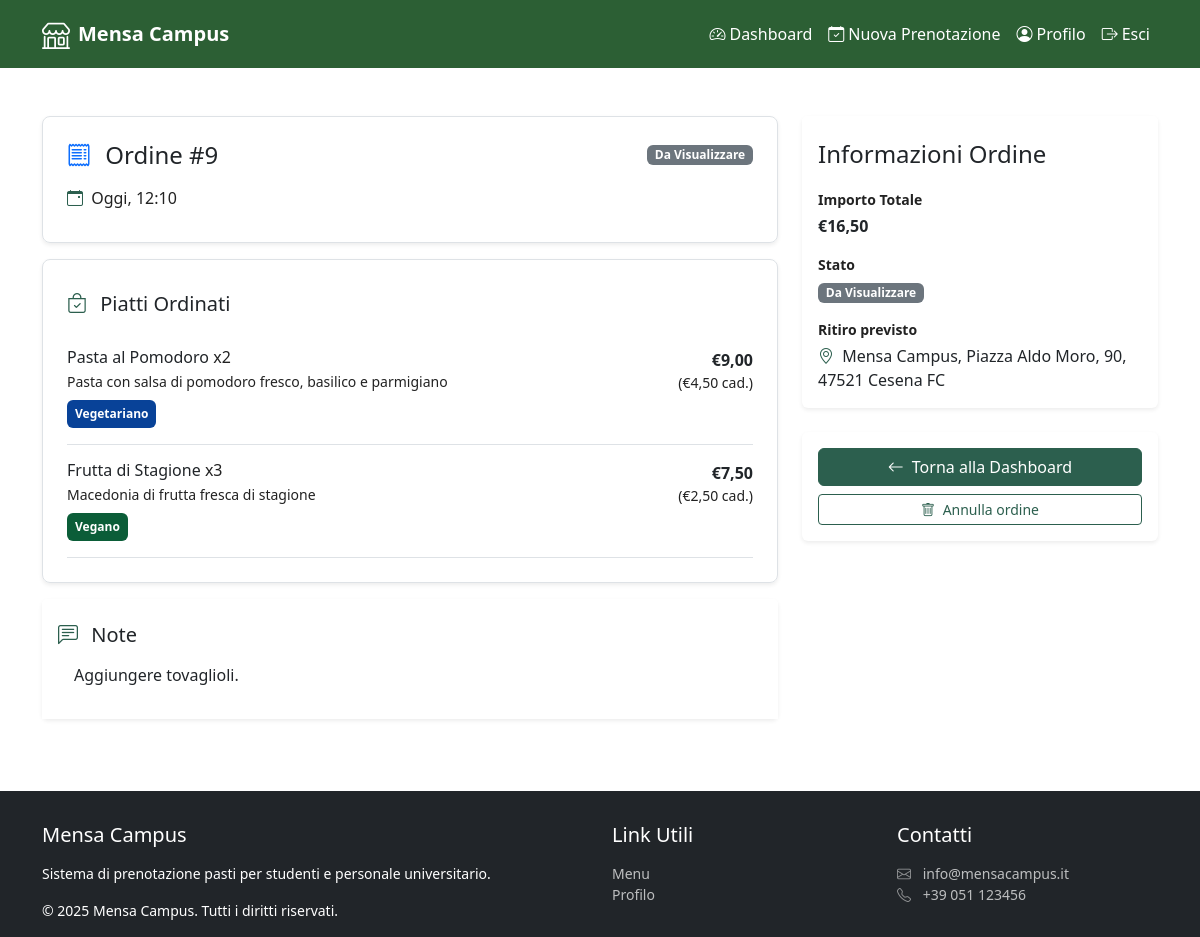
The page /single-order.php?reservation_id=9 (signed in) on the database its author committed.
### tables this page shows
CREATE TABLE reservations (
    reservation_id INT NOT NULL AUTO_INCREMENT,
    total_amount DECIMAL(8,2) NOT NULL,
    date_time DATETIME NOT NULL,
    notes TEXT COMMENT 'Note aggiuntive inserite dall’utente',
    status ENUM(
        'Da Visualizzare',
        'In Preparazione',
        'Pronto al ritiro',
        'Completato',
        'Annullato'
    ) NOT NULL DEFAULT 'Da Visualizzare',
    user_id INT NOT NULL,
    PRIMARY KEY (reservation_id),
    CONSTRAINT fk_reservations_user
        FOREIGN KEY (user_id)
        REFERENCES users(user_id)
);

CREATE TABLE reservation_dishes (
    reservation_id INT NOT NULL,
    dish_id INT NOT NULL,
    quantity INT NOT NULL,
    PRIMARY KEY (reservation_id, dish_id),
    CONSTRAINT fk_reservation_dishes_reservation
        FOREIGN KEY (reservation_id)
        REFERENCES reservations(reservation_id),
    CONSTRAINT fk_reservation_dishes_dish
        FOREIGN KEY (dish_id)
        REFERENCES dishes(dish_id)
);

CREATE TABLE dishes (
    dish_id INT NOT NULL AUTO_INCREMENT,
    name VARCHAR(50) NOT NULL,
    description VARCHAR(255) NOT NULL,
    price DECIMAL(6,2) NOT NULL,
    stock INT NOT NULL,
    image VARCHAR(255) NOT NULL,
    calories INT NOT NULL,
    category_id INT NOT NULL,
    PRIMARY KEY (dish_id),
    CONSTRAINT fk_dishes_category
        FOREIGN KEY (category_id)
        REFERENCES categories(category_id)
);

### single-order.php (called while the page is built, shortened)
<?php
require_once 'bootstrap.php';
$templateParams["titolo"] = "Mensa Campus - Singolo Ordine";
$templateParams["nav_items"] = array(
    getNewNavItem("Dashboard", "user-dashboard.php", "bi bi-speedometer2"),
    getNewNavItem("Nuova Prenotazione", "user-bookings.php", "bi bi-calendar-check"),
    getNewNavItem("Profilo", "user-profile.php", "bi bi-person-circle"),
    getNewNavItem("Esci", "logout.php", "bi bi-box-arrow-right")
);
$templateParams["link_utili"][] = array(
    "name" => "Menu",
    "link" => "menu.php",
);
$templateParams["link_utili"][] = array(
    "name" => "Profilo",
    "link" => "user-profile.php",
);
$reservationId = isset($_GET["reservation_id"]) ? (int)$_GET["reservation_id"] : 0;
$userId = (int)$_SESSION["user_id"];
$reservation = $dbh->getReservationById($reservationId, $userId);
$items = $dbh->getReservationItemsDetailed($reservationId);
$tagsMap = $dbh->getDietaryTagsForReservation($reservationId);
$templateParams["reservation"] = $reservation;
$templateParams["items"] = $items;
$templateParams["tagsMap"] = $tagsMap;
$templateParams["content"] = "template/single-order-content.php";
require 'template/base-user.php';
?>

### db/database.php (called while the page is built, shortened)
<?php
class DatabaseHelper {
    private $db;
    public function __construct($servername, $username, $password, $dbname, $port) {
        $this->db = new mysqli($servername, $username, $password, $dbname, $port);
        $this->db->set_charset('utf8mb4');
    }
    public function getReservationById($reservationId, $userId) {
        $sql = "SELECT reservation_id, total_amount, date_time, notes, status
                FROM reservations
                WHERE reservation_id = ? AND user_id = ?
                LIMIT 1";
        $stmt = $this->db->prepare($sql);
        $stmt->bind_param("ii", $reservationId, $userId);
        $stmt->execute();
        $res = $stmt->get_result();
        $row = $res->fetch_assoc();
        return $row ?: null;
    }
    public function getReservationItemsDetailed($reservationId) {
        $sql = "SELECT d.dish_id, d.name, d.description, d.price, rd.quantity
                FROM reservation_dishes rd
                JOIN dishes d ON d.dish_id = rd.dish_id
                WHERE rd.reservation_id = ?";
        $stmt = $this->db->prepare($sql);
        $stmt->bind_param("i", $reservationId);
        $stmt->execute();
        $res = $stmt->get_result();
        $rows = $res->fetch_all(MYSQLI_ASSOC);
        return $rows;
    }
    public function getDietaryTagsForReservation($reservationId) {
        $sql = "SELECT rd.dish_id, ds.dietary_spec_name
                FROM reservation_dishes rd
                JOIN dish_specifications dsp ON dsp.dish_id = rd.dish_id
                JOIN dietary_specifications ds ON ds.dietary_spec_id = dsp.dietary_spec_id
                WHERE rd.reservation_id = ?";
        $stmt = $this->db->prepare($sql);
        $stmt->bind_param("i", $reservationId);
        $stmt->execute();
        $res = $stmt->get_result();
        $rows = $res->fetch_all(MYSQLI_ASSOC);
        $map = [];
        foreach ($rows as $r) {
            $dishId = (int)$r["dish_id"];
            $map[$dishId][] = ["dietary_spec_name" => $r["dietary_spec_name"]];
        }
        return $map;
    }
}
?>

### bootstrap.php (called while the page is built, shortened)
<?php
require_once("db/database.php");
require_once("utils/functions.php");
$dbh = new DatabaseHelper("localhost", "root", "", "cafeteria", 3306);
?>

### template/single-order-content.php (the view, shortened to what this page needs)
<?php
$r = $templateParams["reservation"];
$items = $templateParams["items"];
$status = $r["status"];
?>
<main class="container my-5">
    <div class="row">
    <div class="col-md-8">
        <header class="border rounded-3 p-4 mb-3 shadow-sm">
        <div class="d-flex justify-content-between align-items-start mb-2">
            <div>
            <h1 class="h4 mb-2">
                <i class="bi bi-receipt text-primary me-2" aria-hidden="true"></i>
                Ordine #<span><?php echo (int)$r["reservation_id"] ?></span>
            </h1>
            <p class="text-muted mb-0 pt-2">
                <i class="bi bi-calendar-event me-1" aria-hidden="true"></i>
                <span><?php echo htmlspecialchars((string)formatWhen($r["date_time"]), ENT_QUOTES, 'UTF-8'); ?></span>
            </p>
            </div>
            <div>
                <span class="badge <?php echo htmlspecialchars((string)reservationBadgeClass($status), ENT_QUOTES, 'UTF-8'); ?>">
                    <?php echo htmlspecialchars((string)$status, ENT_QUOTES, 'UTF-8'); ?>
                </span>
            </div>
        </div>
        </header>
        <section class="border rounded-3 p-4 mb-3 shadow-sm">
            <div class="bg-white border-0 pt-2 pb-3">
                <h2 class="h5 mb-0">
                    <i class="bi bi-bag-check me-2" aria-hidden="true"></i>
                    Piatti Ordinati
                </h2>
            </div>
            <ul class="list-unstyled mb-0">
                <?php if (count($items) === 0): ?>
                    <li class="py-3 text-muted">Nessun piatto associato a questo ordine.</li>
                <?php else: ?>
                    <?php foreach ($items as $item):
                        $qty = (int)$item["quantity"];
                        $price = (float)$item["price"];
                        $lineTotal = $price * $qty;
                    ?>
                    <li class="d-flex justify-content-between align-items-start py-3 border-bottom">
                        <div class="flex-grow-1">
                            <h3 class="h6 mb-1">
                                <?php echo htmlspecialchars((string)$item["name"], ENT_QUOTES, 'UTF-8'); ?>
                                <span class="text-muted">x<?php echo $qty; ?></span>
                            </h3>
                            <p class="small text-muted mb-0"><?php echo htmlspecialchars((string)$item["description"], ENT_QUOTES, 'UTF-8'); ?></p>
                            <div class="mt-2">
                            </div>
                        </div>
                        <div class="text-end">
                            <strong>
                                €<?php echo htmlspecialchars((string)formatEuro($lineTotal), ENT_QUOTES, 'UTF-8'); ?>
                            </strong>
                            <div class="small text-muted">
                                (€<?php echo htmlspecialchars((string)formatEuro($price), ENT_QUOTES, 'UTF-8'); ?> cad.)
                            </div>
                        </div>
                    </li>
                    <?php endforeach; ?>
                <?php endif; ?>
            </ul>
        </section>
        <section class="card border-0 shadow-sm mb-4">
        <div class="card-header bg-white border-0 pt-4 pb-3">
            <h2 class="h5 mb-0">
                <i class="bi bi-chat-left-text me-2" aria-hidden="true"></i>
                Note
            </h2>
            <div class="card-body">
                <p class="mb-0">
                    <?php if(!empty($r["notes"])) {
                        echo htmlspecialchars((string)$r["notes"], ENT_QUOTES, 'UTF-8');
                    } else {
                        echo '<span class="text-muted">Nessuna nota aggiunta.</span>';
                    }?>
                </p>
            </div>
        </div>
        </section>
    </div>
    <div class="col-md-4">
        <aside aria-label="Pannello azioni rapide">
        <section class="card border-0 shadow-sm mb-4">
            <div class="card-header bg-white border-0 pt-4 pb-1">
                <h2 class="h4 mb-0">Informazioni Ordine</h2>
            </div>
            <div class="card-body">
            <div class="mb-3">
                <strong class="d-block text-muted small mb-1">Importo Totale</strong>
                <strong>€<?php echo htmlspecialchars((string)formatEuro($r["total_amount"]), ENT_QUOTES, 'UTF-8'); ?></strong>
            </div>
            <div class="mb-3">
                <strong class="d-block text-muted small mb-1">Stato</strong>
                <span class="badge <?php echo htmlspecialchars((string)reservationBadgeClass($status), ENT_QUOTES, 'UTF-8'); ?>">
                    <?php echo htmlspecialchars((string)$status, ENT_QUOTES, 'UTF-8'); ?>
                </span>
            </div>
            <div>
                <strong class="d-block text-muted small mb-1">Ritiro previsto</strong>
                <p class="mb-0">
                <i class="bi bi-geo-alt me-1" aria-hidden="true"></i>
                Mensa Campus, Piazza Aldo Moro, 90, 47521 Cesena FC
                </p>
            </div>
            </div>
        </section>
        <section class="card border-0 shadow-sm">
            <div class="card-body">
            <div class="d-grid gap-2">
                <a href="user-dashboard.php" class="btn btn-outline-secondary text-white">
                    <i class="bi bi-arrow-left me-2" aria-hidden="true"></i>Torna alla Dashboard
                </a>
                <?php if (canCancelReservation($reservation['status'])) { ?>
                    <a class="btn btn-sm btn-outline-danger" type="button"
                    href="user-dashboard.php?cancel_id=<?php echo (int)$reservation['reservation_id']; ?>">
                        <i class="bi bi-trash me-1" aria-hidden="true"></i>
                        <span>Annulla ordine</span>
                    </a>
                <?php } ?>
            </div>
            </div>
        </section>
        </aside>
    </div>
    </div>
</main>

### utils/functions.php (shortened to what this page needs)
<?php
    function getNewNavItem($name, $link, $iconClass) {
        return array(
            "name" => $name,
            "link" => $link,
            "iconClass" => $iconClass
        );
    }
    function getTags($tags) {
        foreach($tags as $tag) {
            echo match ($tag["dietary_spec_name"]) {
                "Vegano" =>
                    '<span class="badge bg-success text-white p-2">Vegano</span>',
                "Vegetariano" =>
                    '<span class="badge bg-primary text-white p-2">Vegetariano</span>',
                "Senza glutine" =>
                    '<span class="badge bg-warning text-dark p-2">Senza glutine</span>',
                "Senza lattosio" =>
                    '<span class="badge bg-dark text-white p-2">Senza lattosio</span>',
                default => ""
            };
        }
    }
    function reservationBadgeClass(string $status): string {
        return match ($status) {
            'Completato'        => 'text-bg-success',
            'Annullato'         => 'text-bg-danger',
            'Pronto al ritiro'  => 'text-bg-info',
            'In Preparazione'   => 'text-bg-warning',
            'Da Visualizzare'   => 'text-bg-secondary',
            default             => 'text-bg-dark',
        };
    }
    function canCancelReservation(string $status): bool {
        return in_array($status, ['Da Visualizzare', 'In Preparazione'], true);
    }
    function formatEuro($amount): string {
        return number_format((float)$amount, 2, ',', '.');
    }
    function formatWhen($dt) {
        $ts = strtotime($dt);
        $today = date('Y-m-d');
        $d = date('Y-m-d', $ts);
        $time = date('H:i', $ts);
        if ($d === $today) return "Oggi, $time";
        $months = [
            1 => 'Gennaio', 2 => 'Febbraio', 3 => 'Marzo', 4 => 'Aprile',
            5 => 'Maggio', 6 => 'Giugno', 7 => 'Luglio', 8 => 'Agosto',
            9 => 'Settembre', 10 => 'Ottobre', 11 => 'Novembre', 12 => 'Dicembre'
        ];
        $day = (int)date('j', $ts);
        $monthNum = (int)date('n', $ts);
        $year = (int)date('Y', $ts);
        $monthName = $months[$monthNum] ?? date('F', $ts);
        return $day . ' ' . $monthName . ' ' . $year . ', ' . $time;
    }
?>

### css/user-style.css (style rules this page uses)
main a { color: #2C5F34; }
form input[type="submit"], form button[type="submit"], a.btn:first-child, aside a.btn:first-child, aside section a.btn:first-of-type, main .col-md-8 ul li .d-flex a.btn-outline-primary { background-color: #2C5F4E !important; border-color: #2C5F4E !important; }
form button[type="submit"] i, a.btn:first-child i, aside section a.btn:first-of-type i { color: white; }
a.btn { color: #2C5F4E; border-color: #2C5F4E; }
main i.bi { color: #2C5F4E; }
.lead.text-muted, .text-muted, .card-text.text-muted, small.text-muted, .card .small, .card small { color: #222222 !important; }
.badge.bg-primary { background-color: #084298 !important; }
.badge.bg-success { background-color: #0b5d38 !important; }
.badge.bg-primary.text-white, .badge.bg-success.text-white { color: #ffffff !important; }

### rows shown on the page
reservations: reservation_id "9", date_time "Oggi, 12:10", status "Da Visualizzare", notes "Aggiungere tovaglioli.", total_amount "16,50"
reservation_dishes: dish.name "Pasta al Pomodoro", quantity "2", dish.description "Pasta con salsa di pomodoro fresco, basilico e parmigiano", dietary_spec_name "Vegetariano", formatEuro($lineTotal) "9,00", dish.price "4,50"
reservation_dishes: dish.name "Frutta di Stagione", quantity "3", dish.description "Macedonia di frutta fresca di stagione", dietary_spec_name "Vegano", formatEuro($lineTotal) "7,50", dish.price "2,50"

### other values the page prints
$nav_item["name"] "Dashboard"
$nav_item["name"] "Nuova Prenotazione"
$nav_item["name"] "Profilo"
$nav_item["name"] "Esci"
$link["name"] "Menu"
$link["name"] "Profilo"
